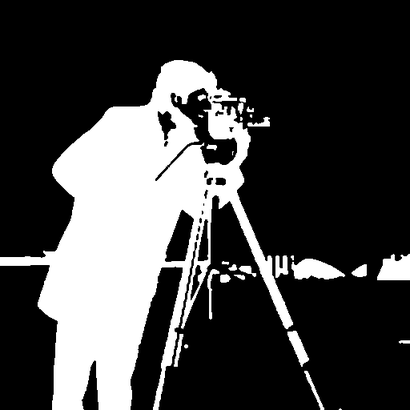
#> input picture Group_assignment_5/images/chan_vese/chan_vese_camera.png, 410 x 410 px, shrunk from 512 x 512 before the run, given in place of camera.png, which was not available
$ jupyter execute Group_assignment_5.ipynb   (text cells are left out)
#> lines starting #> are read from the running program, lines starting #| are printed output that depends on the picture; after the words box and inside, x2 and y2 are one past the last pixel; in counts of white or black regions, pixels touching at a corner belong together; pictures that were not available may be replaced by others from this repository, and a replacement may not be noted
[cell 1]
import numpy as np
import random
from scipy.signal import convolve2d
import cv2
from skimage.segmentation import chan_vese

[cell 2]
def Kmeans_lloyd(k, image, random_seed, patience = 2):

    random.seed(random_seed) # set random seed

    # ectract intensity values, the relative position of the pixels does not matter
    shape = image.shape
    pixels = image.flatten().reshape(-1,1) # 1d array of pixels, shape (N, 1)
    centroids = np.random.uniform(pixels.min(), pixels.max(), size = k).reshape(1, -1) # shape (1, N)


    change_count = 0 # part of the stopping condition

    while True:

        # compute distance for all points to all centroids
        distances = np.abs(pixels - centroids) # (N,1) x (1, k) = (N , k)

        #put each pixel in the cluster belonging to the nearest centroid
        clusters = np.argmin(distances, axis= 1)

        # recompute centroids (position)
        new_centroids = np.zeros((1,k)) # empty numpy array

        for i in range(k):
                cluster_pixels = pixels[clusters == i]
                new_centroids[0, i] = cluster_pixels.mean()


        # STOPPING CONDITION
        if np.allclose(new_centroids, centroids): # checks if the values have moved within a small margin. It returns True if the centroids have stopped moving
            change_count += 1
        else:
            change_count =0

        if change_count >= patience:
            break

        centroids = new_centroids

    # save points to points to clusters
    clusters = clusters.reshape(shape)

    return clusters, centroids

def kmeans_segment(k , image, random_seed, patience = 2):
    clusters, centroids = Kmeans_lloyd(k , image, random_seed, patience)

    centroids_flat = centroids.flatten()


    segmented_image = centroids_flat[clusters]
    return segmented_image


def kmeans_segment_binary(k , image, random_seed, patience = 2):

    clusters, _ = Kmeans_lloyd(k , image, random_seed, patience)

    binary_image = clusters.astype(np.uint8)

    return binary_image

[cell 3]
def otsu(image):

    # Compute histogram
    histogram, bin_edges = np.histogram(image, bins=256, range=(0, 256))

    # Normalize historgram and regard it as a probability distribution P(i) = h(i) /N
    p_i = histogram / np.sum(histogram)

    total_mean = np.sum(np.arange(256) * p_i)  # mean intensity of the image

    max_variance = 0 # initial maximum variance
    threshold = 0   # initial threshold
    w0 = 0  # initial  probability for class 0
    w1 = 0  # initial probability for class 1
    mu_k = 0.0
    epsilon = 1e-10
    L = len(p_i)  # number of bins = 256

    for i in range(L):
        w0 += p_i[i]  #  probability for class 0 cumulative (equation 2)
        w1 = 1 - w0  #  probability for class 1 (equation 3)

        if w0 < epsilon or w1 < epsilon: # makes sure we dont divide by zero:)
            continue

        mu_k += i * p_i[i]  # cumulative mean up to bin i

        mu0 =  mu_k / w0  # mean for class 0 (equation 4)

        mu1 = (total_mean - mu_k) / w1  # mean for class 1 (equation 5)

        # Between class variance
        variance = w0 * w1 * (mu1 - mu0) ** 2  #(equation 14)

        if variance > max_variance: # find the maximum variance and corresponding threshold
            max_variance = variance
            threshold = i

    return threshold


#wrapper
def otsu_segment(image):
    threshold = otsu(image)
    segmented_image = (image >= threshold).astype(np.uint8)
    return segmented_image

[cell 4]
def denoising_algorithm(image, relative_threshold, iterations = 1, BigNeighborhood = True):

  neigborhood8 = np.array([
        [1, 1, 1],
        [1, 0, 1],
        [1, 1, 1]
    ])

  neigborhood4 = np.array([
        [0, 1, 0],
        [1, 0, 1],
        [0, 1, 0]
    ])

  kernel = neigborhood8 if BigNeighborhood else neigborhood4 # choosing which neighborhood to use
  max_votes = kernel.sum()

  current_image = image.copy()

  for _ in range(iterations):

    votes = convolve2d(current_image, kernel, mode='same', boundary='fill', fillvalue=0)  # returns the votes for each pixel

    relative_votes = votes / max_votes

    current_image = (relative_votes >= relative_threshold).astype(np.uint8) #update image based on voting threshold

  return current_image

[cell 5]
def load_image_greyscale(path):
    image = cv2.imread(path)

    # Convert to grayscale
    gray_image = cv2.cvtColor(image, cv2.COLOR_BGR2GRAY)
    return gray_image

def display_segmented_image(image):
    cv2.imshow('image',image.astype(np.uint8) * 255)
    cv2.waitKey(0)
    cv2.destroyAllWindows()

[cell 6]
#required images
camera = load_image_greyscale("images/camera.png")
#> in load_image_greyscale, image is the input picture: shape (410, 410, 3); min 0, max 255, mean 66.5
coins = load_image_greyscale("images/coins.png")
#> call 2 of load_image_greyscale, with path = 'images/coins.png'
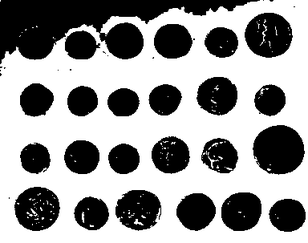
#> input picture Group_assignment_5/images/chan_vese/chan_vese_coins.png, 308 x 243 px, shrunk from 384 x 303 before the run, given in place of coins.png, which was not available
#> in load_image_greyscale, image is the input picture: shape (243, 308, 3); min 0, max 255, mean 151.9
page = load_image_greyscale("images/page.png")
rocksample = load_image_greyscale("images/rocksample.png")
#> call 4 of load_image_greyscale, with path = 'images/rocksample.png'
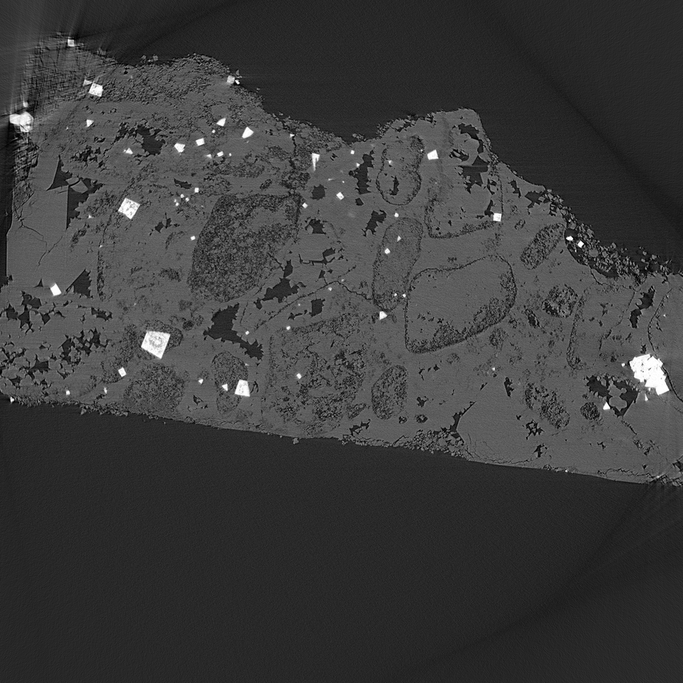
#> input picture Group_assignment_5/images/rocksample.png, 683 x 683 px, shrunk from 853 x 853 before the run
#> in load_image_greyscale, image is the input picture: shape (683, 683, 3); min 0, max 255, mean 60.2

#optional image
coronary = load_image_greyscale("images/coronary.jpg")
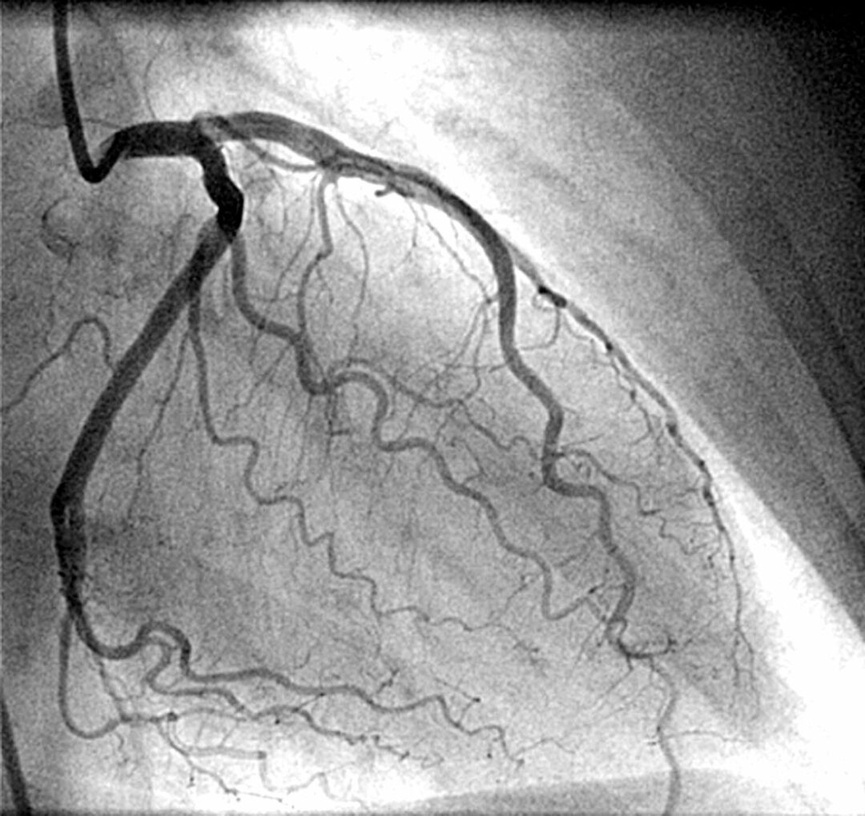
#> input picture Group_assignment_5/images/coronary.jpg, 865 x 816 px, shrunk from 1080 x 1018 before the run
#> in load_image_greyscale, image is the input picture: shape (816, 865, 3); min 0, max 255, mean 151.5
#taken from https://tedrogersresearch.ca/2021/11/coronary-angiography-a-tool-to-diagnose-cad-in-acute-heart-failure/

[cell 7]
#Segment images
#experiment variables:
k = 2
ex_random_seed = 41
ex_patience = 2


#camera
camera_segmented_kmeans = kmeans_segment_binary(k ,camera, ex_random_seed, ex_patience)
#> in Kmeans_lloyd, `centroids = np.random.uniform(pixels.min(), pixels.max(), size = k).re..`: centroids = [[139.9, 182.4]]
#> in Kmeans_lloyd, `clusters = clusters.reshape(shape)`:
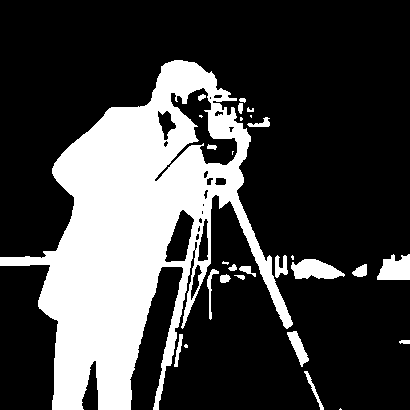
#> clusters: shape (410, 410) int64; values 0 (black) and 1 (white), 26.1% white; 28 white regions (8 under 20 px), largest, box (x1, y1, x2, y2) and area: (0, 60, 293, 410) 40709, (291, 259, 345, 279) 743, (377, 254, 410, 280) 659
camera_segmented_otsu = otsu_segment(image= camera)
#> in otsu, `histogram, bin_edges = np.histogram(image, bins=256, range=(0, 256))`: histogram = 256 values, max 118407 at index 0, min 5 at index 124, mean 656.6; bin_edges = 257 values from 0 to 256
#> in otsu, `p_i = histogram / np.sum(histogram)`: p_i = 256 values, max 0.704 at index 0, min 2.97e-05 at index 124, mean 0.00391
#> in otsu, `total_mean = np.sum(np.arange(256) * p_i)`: total_mean = 66.47
#> in otsu, `L = len(p_i)`: L = 256
#> the loop in otsu, `for i in range(L):` made 256 passes
#> (w0, w1, mu_k, mu0, mu1, variance, max_variance) on passes 1 to 12: (0.704, 0.296, 0, 0, 224.9, 10528.9, 10528.9), (0.709, 0.291, 0.00499, 0.00703, 228.7, 10783, 10783), (0.713, 0.287, 0.0119, 0.0167, 231.4, 10962.7, 10962.7), (0.716, 0.284, 0.0211, 0.0294, 233.9, 11124, 11124), (0.719, 0.281, 0.0336, 0.0467, 236.5, 11291.5, 11291.5), (0.721, 0.279, 0.0452, 0.0626, 238.4, 11416.4, 11416.4), (0.724, 0.276, 0.0641, 0.0885, 241, 11588.8, 11588.8), (0.725, 0.275, 0.071, 0.0979, 241.9, 11642.7, 11642.7), (0.726, 0.274, 0.0734, 0.101, 242.1, 11659, 11659), (0.726, 0.274, 0.0757, 0.104, 242.4, 11673.2, 11673.2), (0.726, 0.274, 0.078, 0.107, 242.5, 11685.4, 11685.4), (0.727, 0.273, 0.0808, 0.111, 242.8, 11699.1, 11699.1)
#> (w0, w1, mu_k, mu0, mu1, variance) on pass 87: (0.736, 0.264, 0.507, 0.689, 249.6, 12043.7)
#> in otsu_segment, `segmented_image = (image >= threshold).astype(np.uint8)`: segmented_image: shape (410, 410); values 0 (black) and 1 (white), 26.1% white; 28 white regions (8 under 20 px), largest, box (x1, y1, x2, y2) and area: (0, 60, 293, 410) 40743, (291, 259, 345, 279) 743, (377, 254, 410, 280) 659

#coins
coins_segmented_kmeans = kmeans_segment_binary(k , coins, ex_random_seed, ex_patience)
#> call 2 of Kmeans_lloyd, with k = 2, random_seed = 41, patience = 2
#> in Kmeans_lloyd (call 2), `clusters = clusters.reshape(shape)`:
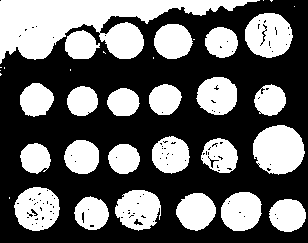
#> clusters: shape (243, 308) int64; values 0 (black) and 1 (white), 40.5% white; 35 white regions (12 under 20 px), largest, box (x1, y1, x2, y2) and area: (0, 0, 260, 64) 7625, (253, 125, 305, 175) 1986, (245, 13, 293, 58) 1617
coins_segmented_otsu = otsu_segment(image= coins)
#> in otsu_segment (call 2), `segmented_image = (image >= threshold).astype(np.uint8)`: segmented_image: shape (243, 308); values 0 (black) and 1 (white), 59.5% white; 35 black regions (12 under 20 px), largest, box (x1, y1, x2, y2) and area: (0, 0, 260, 64) 7621, (253, 125, 305, 175) 1984, (245, 13, 293, 58) 1617


# page
page_segmented_kmeans = kmeans_segment_binary(k , page, ex_random_seed, ex_patience)
page_segmented_otsu = otsu_segment(image= page)


#rocksample
rocksample_segmented_kmeans = kmeans_segment_binary(k ,rocksample, ex_random_seed, ex_patience)
#> call 4 of Kmeans_lloyd, with k = 2, random_seed = 41, patience = 2
#> in Kmeans_lloyd (call 4), `clusters = clusters.reshape(shape)`:
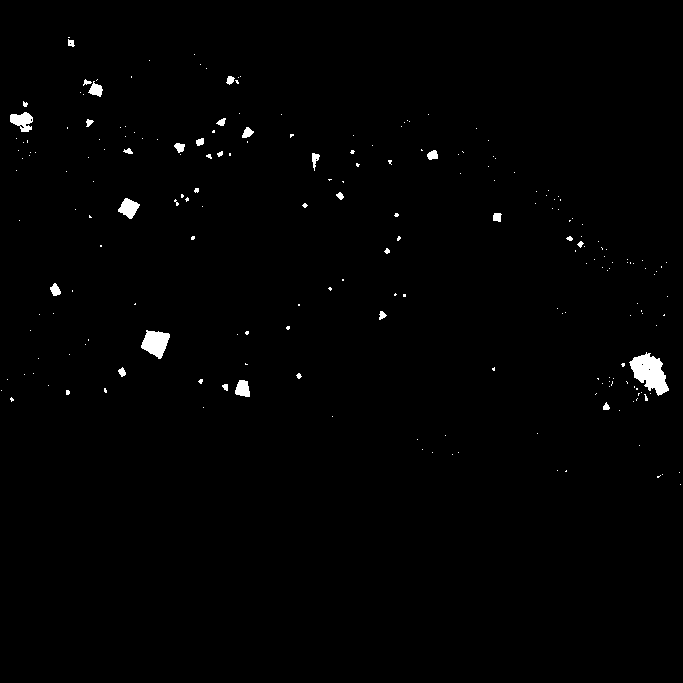
#> clusters: shape (683, 683) int64; values 0 (black) and 1 (white), 0.88% white; 215 white regions (184 under 20 px), largest, box (x1, y1, x2, y2) and area: (629, 352, 669, 396) 976, (141, 330, 170, 359) 541, (10, 112, 33, 132) 295
rocksample_segmented_otsu = otsu_segment(image= rocksample)
#> in otsu_segment (call 4), `segmented_image = (image >= threshold).astype(np.uint8)`:
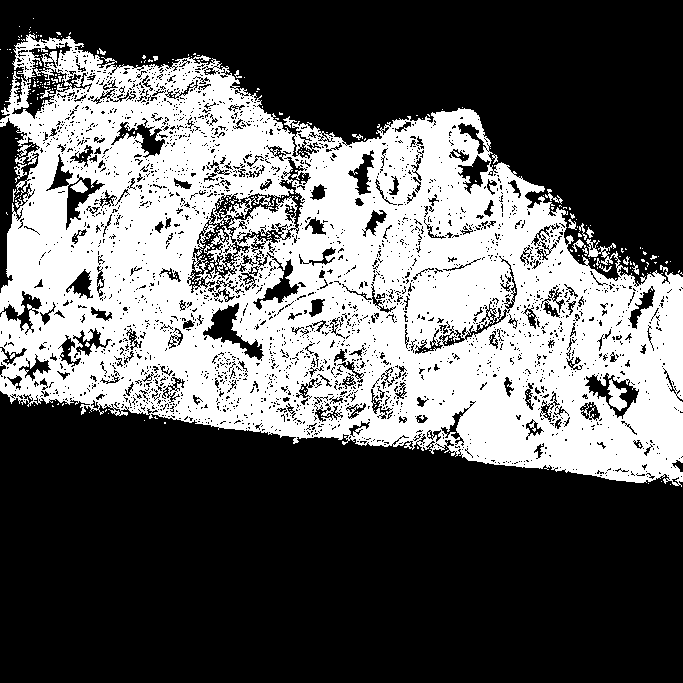
#> segmented_image: shape (683, 683); values 0 (black) and 1 (white), 37.3% white; 274 white regions (254 under 20 px), largest, box (x1, y1, x2, y2) and area: (0, 33, 683, 487) 172190, (607, 379, 627, 411) 333, (70, 180, 88, 193) 125


#coronary
coronary_segmented_kmeans = kmeans_segment_binary(k ,coronary, ex_random_seed, ex_patience)
#> in Kmeans_lloyd (call 5), `clusters = clusters.reshape(shape)`:
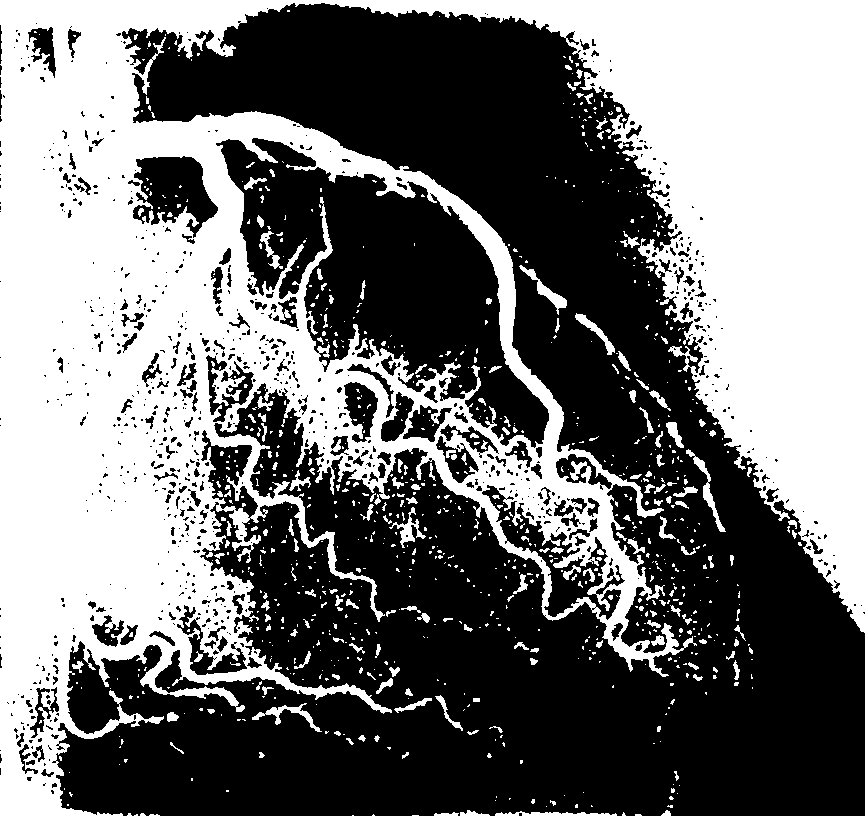
#> clusters: shape (816, 865) int64; values 0 (black) and 1 (white), 45.6% white; 936 white regions (750 under 20 px), largest, box (x1, y1, x2, y2) and area: (0, 0, 865, 816) 306493, (686, 449, 726, 532) 485, (519, 265, 567, 315) 470
coronary_segmented_otsu = otsu_segment(image= coronary)
#> in otsu_segment (call 5), `segmented_image = (image >= threshold).astype(np.uint8)`:
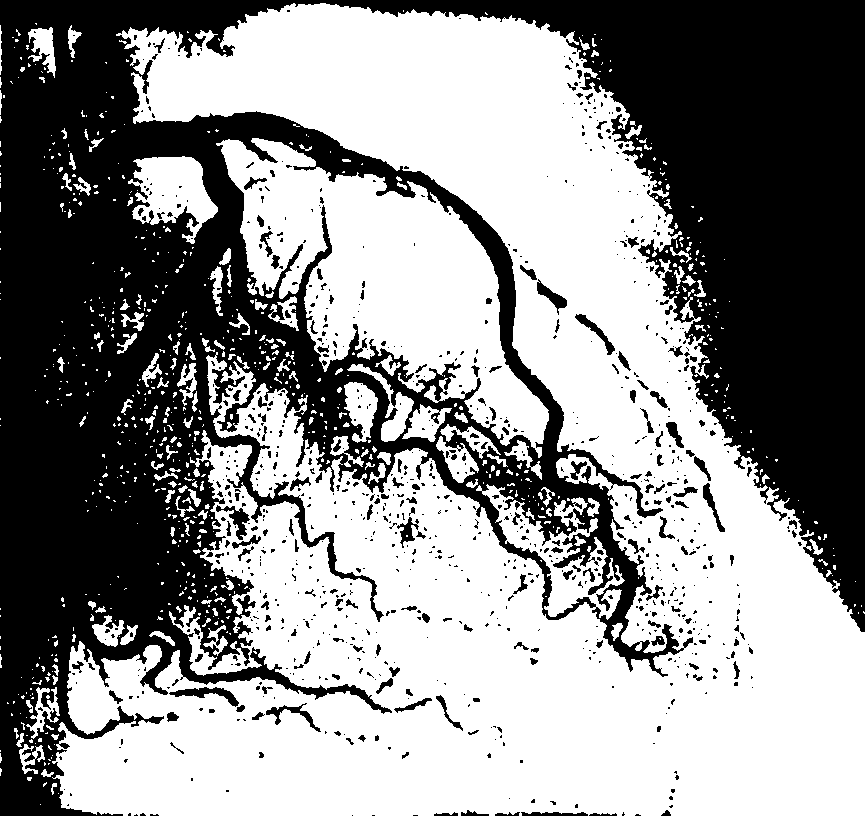
#> segmented_image: shape (816, 865); values 0 (black) and 1 (white), 55.8% white; 945 black regions (760 under 20 px), largest, box (x1, y1, x2, y2) and area: (0, 0, 865, 816) 296928, (169, 687, 239, 707) 483, (216, 505, 250, 540) 394

#display images

#camera
display_segmented_image(camera_segmented_kmeans)
display_segmented_image(camera_segmented_otsu)

#coins
display_segmented_image(coins_segmented_kmeans)
display_segmented_image(coins_segmented_otsu)


#page
display_segmented_image(page_segmented_kmeans)
display_segmented_image(page_segmented_otsu)


#rocksample
display_segmented_image(rocksample_segmented_kmeans)
